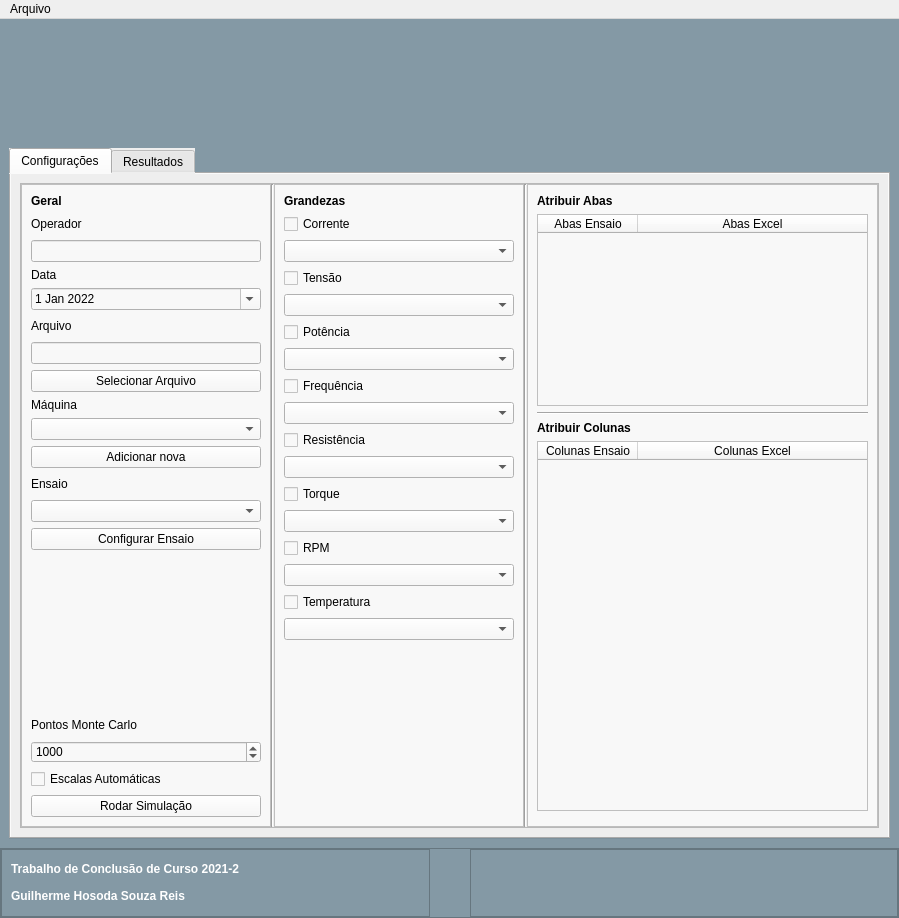
<?xml version="1.0" encoding="UTF-8"?>
<ui version="4.0">
 <class>MainWindow</class>
 <widget class="QMainWindow" name="MainWindow">
  <property name="geometry">
   <rect>
    <x>0</x>
    <y>0</y>
    <width>899</width>
    <height>918</height>
   </rect>
  </property>
  <property name="windowTitle">
   <string>FEIMC</string>
  </property>
  <property name="windowIcon">
   <iconset>
    <normaloff>TCC VSCode/Imagens/logo.png</normaloff>TCC VSCode/Imagens/logo.png</iconset>
  </property>
  <widget class="QWidget" name="centralwidget">
   <layout class="QVBoxLayout" name="verticalLayout">
    <property name="spacing">
     <number>0</number>
    </property>
    <property name="leftMargin">
     <number>0</number>
    </property>
    <property name="topMargin">
     <number>0</number>
    </property>
    <property name="rightMargin">
     <number>0</number>
    </property>
    <property name="bottomMargin">
     <number>0</number>
    </property>
    <item>
     <widget class="QFrame" name="cabecalho">
      <property name="enabled">
       <bool>true</bool>
      </property>
      <property name="minimumSize">
       <size>
        <width>0</width>
        <height>120</height>
       </size>
      </property>
      <property name="maximumSize">
       <size>
        <width>16777215</width>
        <height>120</height>
       </size>
      </property>
      <property name="autoFillBackground">
       <bool>false</bool>
      </property>
      <property name="styleSheet">
       <string notr="true">background-color: rgb(132, 153, 165);</string>
      </property>
      <property name="frameShape">
       <enum>QFrame::NoFrame</enum>
      </property>
      <property name="frameShadow">
       <enum>QFrame::Raised</enum>
      </property>
      <layout class="QHBoxLayout" name="horizontalLayout_8">
       <item>
        <widget class="QLabel" name="logo">
         <property name="sizePolicy">
          <sizepolicy hsizetype="Fixed" vsizetype="Fixed">
           <horstretch>0</horstretch>
           <verstretch>0</verstretch>
          </sizepolicy>
         </property>
         <property name="minimumSize">
          <size>
           <width>300</width>
           <height>100</height>
          </size>
         </property>
         <property name="maximumSize">
          <size>
           <width>300</width>
           <height>100</height>
          </size>
         </property>
         <property name="text">
          <string/>
         </property>
         <property name="pixmap">
          <pixmap resource="Imagens/imagens.qrc">:/newPrefix/logo-feimc-escrita.png</pixmap>
         </property>
         <property name="scaledContents">
          <bool>true</bool>
         </property>
         <property name="alignment">
          <set>Qt::AlignLeading|Qt::AlignLeft|Qt::AlignVCenter</set>
         </property>
        </widget>
       </item>
       <item>
        <spacer name="horizontalSpacer">
         <property name="orientation">
          <enum>Qt::Horizontal</enum>
         </property>
         <property name="sizeHint" stdset="0">
          <size>
           <width>40</width>
           <height>20</height>
          </size>
         </property>
        </spacer>
       </item>
       <item>
        <widget class="QLabel" name="logo_2">
         <property name="sizePolicy">
          <sizepolicy hsizetype="Fixed" vsizetype="Fixed">
           <horstretch>0</horstretch>
           <verstretch>0</verstretch>
          </sizepolicy>
         </property>
         <property name="minimumSize">
          <size>
           <width>300</width>
           <height>100</height>
          </size>
         </property>
         <property name="maximumSize">
          <size>
           <width>300</width>
           <height>100</height>
          </size>
         </property>
         <property name="text">
          <string/>
         </property>
         <property name="pixmap">
          <pixmap resource="Imagens/imagens.qrc">:/newPrefix/grucad-01.png</pixmap>
         </property>
         <property name="scaledContents">
          <bool>true</bool>
         </property>
        </widget>
       </item>
      </layout>
     </widget>
    </item>
    <item>
     <widget class="QFrame" name="frame">
      <property name="styleSheet">
       <string notr="true">background-color: rgb(132, 153, 165);</string>
      </property>
      <property name="frameShape">
       <enum>QFrame::NoFrame</enum>
      </property>
      <property name="frameShadow">
       <enum>QFrame::Raised</enum>
      </property>
      <layout class="QVBoxLayout" name="verticalLayout_4">
       <item>
        <widget class="QTabWidget" name="tabWidget">
         <property name="sizePolicy">
          <sizepolicy hsizetype="Expanding" vsizetype="Expanding">
           <horstretch>0</horstretch>
           <verstretch>0</verstretch>
          </sizepolicy>
         </property>
         <property name="maximumSize">
          <size>
           <width>16777215</width>
           <height>16777215</height>
          </size>
         </property>
         <property name="autoFillBackground">
          <bool>false</bool>
         </property>
         <property name="styleSheet">
          <string notr="true">background-color: rgb(238, 238, 238);</string>
         </property>
         <property name="currentIndex">
          <number>0</number>
         </property>
         <widget class="QWidget" name="config">
          <attribute name="title">
           <string>Configurações</string>
          </attribute>
          <layout class="QHBoxLayout" name="horizontalLayout_2">
           <item>
            <widget class="QFrame" name="frame_config">
             <property name="sizePolicy">
              <sizepolicy hsizetype="Expanding" vsizetype="Expanding">
               <horstretch>0</horstretch>
               <verstretch>0</verstretch>
              </sizepolicy>
             </property>
             <property name="minimumSize">
              <size>
               <width>200</width>
               <height>300</height>
              </size>
             </property>
             <property name="styleSheet">
              <string notr="true"/>
             </property>
             <property name="frameShape">
              <enum>QFrame::StyledPanel</enum>
             </property>
             <property name="frameShadow">
              <enum>QFrame::Raised</enum>
             </property>
             <layout class="QHBoxLayout" name="horizontalLayout">
              <property name="spacing">
               <number>0</number>
              </property>
              <property name="leftMargin">
               <number>0</number>
              </property>
              <property name="topMargin">
               <number>0</number>
              </property>
              <property name="rightMargin">
               <number>0</number>
              </property>
              <property name="bottomMargin">
               <number>0</number>
              </property>
              <item>
               <widget class="QFrame" name="config_gerais">
                <property name="sizePolicy">
                 <sizepolicy hsizetype="Fixed" vsizetype="Ignored">
                  <horstretch>0</horstretch>
                  <verstretch>0</verstretch>
                 </sizepolicy>
                </property>
                <property name="minimumSize">
                 <size>
                  <width>250</width>
                  <height>0</height>
                 </size>
                </property>
                <property name="maximumSize">
                 <size>
                  <width>16777215</width>
                  <height>16777215</height>
                 </size>
                </property>
                <property name="styleSheet">
                 <string notr="true">background-color: rgb(248, 248, 248);</string>
                </property>
                <property name="frameShape">
                 <enum>QFrame::StyledPanel</enum>
                </property>
                <property name="frameShadow">
                 <enum>QFrame::Raised</enum>
                </property>
                <layout class="QVBoxLayout" name="verticalLayout_2">
                 <item>
                  <widget class="QLabel" name="l_geral">
                   <property name="whatsThis">
                    <string>&lt;html&gt;&lt;head/&gt;&lt;body&gt;&lt;p&gt;&lt;span style=&quot; font-weight:600;&quot;&gt;Grandezas&lt;/span&gt;&lt;/p&gt;&lt;/body&gt;&lt;/html&gt;</string>
                   </property>
                   <property name="text">
                    <string>&lt;html&gt;&lt;head/&gt;&lt;body&gt;&lt;p&gt;&lt;span style=&quot; font-weight:600;&quot;&gt;Geral&lt;/span&gt;&lt;/p&gt;&lt;/body&gt;&lt;/html&gt;</string>
                   </property>
                  </widget>
                 </item>
                 <item>
                  <widget class="QLabel" name="operador">
                   <property name="sizePolicy">
                    <sizepolicy hsizetype="Preferred" vsizetype="MinimumExpanding">
                     <horstretch>0</horstretch>
                     <verstretch>0</verstretch>
                    </sizepolicy>
                   </property>
                   <property name="maximumSize">
                    <size>
                     <width>16777215</width>
                     <height>20</height>
                    </size>
                   </property>
                   <property name="text">
                    <string>Operador</string>
                   </property>
                  </widget>
                 </item>
                 <item>
                  <widget class="QLineEdit" name="i_operador"/>
                 </item>
                 <item>
                  <widget class="QLabel" name="label">
                   <property name="text">
                    <string>Data</string>
                   </property>
                  </widget>
                 </item>
                 <item>
                  <widget class="QDateEdit" name="dateEdit">
                   <property name="dateTime">
                    <datetime>
                     <hour>0</hour>
                     <minute>0</minute>
                     <second>0</second>
                     <year>2022</year>
                     <month>1</month>
                     <day>1</day>
                    </datetime>
                   </property>
                   <property name="maximumDateTime">
                    <datetime>
                     <hour>23</hour>
                     <minute>59</minute>
                     <second>59</second>
                     <year>9999</year>
                     <month>12</month>
                     <day>31</day>
                    </datetime>
                   </property>
                   <property name="currentSection">
                    <enum>QDateTimeEdit::DaySection</enum>
                   </property>
                   <property name="calendarPopup">
                    <bool>true</bool>
                   </property>
                  </widget>
                 </item>
                 <item>
                  <widget class="QLabel" name="l_arquivo">
                   <property name="sizePolicy">
                    <sizepolicy hsizetype="Preferred" vsizetype="MinimumExpanding">
                     <horstretch>0</horstretch>
                     <verstretch>0</verstretch>
                    </sizepolicy>
                   </property>
                   <property name="maximumSize">
                    <size>
                     <width>16777215</width>
                     <height>20</height>
                    </size>
                   </property>
                   <property name="text">
                    <string>Arquivo</string>
                   </property>
                  </widget>
                 </item>
                 <item>
                  <widget class="QLineEdit" name="i_arquivo"/>
                 </item>
                 <item>
                  <widget class="QPushButton" name="b_arquivo">
                   <property name="text">
                    <string>Selecionar Arquivo</string>
                   </property>
                  </widget>
                 </item>
                 <item>
                  <widget class="QLabel" name="l_maquinas">
                   <property name="maximumSize">
                    <size>
                     <width>16777215</width>
                     <height>20</height>
                    </size>
                   </property>
                   <property name="text">
                    <string>Máquina</string>
                   </property>
                  </widget>
                 </item>
                 <item>
                  <widget class="QComboBox" name="c_maquina"/>
                 </item>
                 <item>
                  <widget class="QPushButton" name="b_maquina">
                   <property name="text">
                    <string>Adicionar nova</string>
                   </property>
                  </widget>
                 </item>
                 <item>
                  <widget class="QLabel" name="l_ensaio">
                   <property name="sizePolicy">
                    <sizepolicy hsizetype="Preferred" vsizetype="MinimumExpanding">
                     <horstretch>0</horstretch>
                     <verstretch>0</verstretch>
                    </sizepolicy>
                   </property>
                   <property name="maximumSize">
                    <size>
                     <width>16777215</width>
                     <height>20</height>
                    </size>
                   </property>
                   <property name="text">
                    <string>Ensaio</string>
                   </property>
                  </widget>
                 </item>
                 <item>
                  <widget class="QComboBox" name="c_ensaio"/>
                 </item>
                 <item>
                  <widget class="QPushButton" name="b_ensaio">
                   <property name="text">
                    <string>Configurar Ensaio</string>
                   </property>
                  </widget>
                 </item>
                 <item>
                  <spacer name="verticalSpacer">
                   <property name="orientation">
                    <enum>Qt::Vertical</enum>
                   </property>
                   <property name="sizeHint" stdset="0">
                    <size>
                     <width>20</width>
                     <height>40</height>
                    </size>
                   </property>
                  </spacer>
                 </item>
                 <item>
                  <widget class="QLabel" name="l_pontos">
                   <property name="sizePolicy">
                    <sizepolicy hsizetype="Preferred" vsizetype="MinimumExpanding">
                     <horstretch>0</horstretch>
                     <verstretch>0</verstretch>
                    </sizepolicy>
                   </property>
                   <property name="maximumSize">
                    <size>
                     <width>16777215</width>
                     <height>20</height>
                    </size>
                   </property>
                   <property name="text">
                    <string>Pontos Monte Carlo</string>
                   </property>
                  </widget>
                 </item>
                 <item>
                  <widget class="QSpinBox" name="s_pontos">
                   <property name="minimum">
                    <number>1</number>
                   </property>
                   <property name="maximum">
                    <number>10000</number>
                   </property>
                   <property name="value">
                    <number>1000</number>
                   </property>
                  </widget>
                 </item>
                 <item>
                  <widget class="QCheckBox" name="cb_escalas">
                   <property name="text">
                    <string>Escalas Automáticas</string>
                   </property>
                  </widget>
                 </item>
                 <item>
                  <widget class="QPushButton" name="b_start">
                   <property name="text">
                    <string>Rodar Simulação</string>
                   </property>
                  </widget>
                 </item>
                </layout>
               </widget>
              </item>
              <item>
               <widget class="Line" name="espaco_1">
                <property name="orientation">
                 <enum>Qt::Vertical</enum>
                </property>
               </widget>
              </item>
              <item>
               <widget class="QFrame" name="config_equip">
                <property name="sizePolicy">
                 <sizepolicy hsizetype="Fixed" vsizetype="Preferred">
                  <horstretch>0</horstretch>
                  <verstretch>0</verstretch>
                 </sizepolicy>
                </property>
                <property name="minimumSize">
                 <size>
                  <width>250</width>
                  <height>0</height>
                 </size>
                </property>
                <property name="styleSheet">
                 <string notr="true">background-color: rgb(248, 248, 248);</string>
                </property>
                <property name="frameShape">
                 <enum>QFrame::StyledPanel</enum>
                </property>
                <property name="frameShadow">
                 <enum>QFrame::Raised</enum>
                </property>
                <layout class="QVBoxLayout" name="verticalLayout_3">
                 <item>
                  <widget class="QLabel" name="l_grandezas">
                   <property name="whatsThis">
                    <string>&lt;html&gt;&lt;head/&gt;&lt;body&gt;&lt;p&gt;&lt;span style=&quot; font-weight:600;&quot;&gt;Grandezas&lt;/span&gt;&lt;/p&gt;&lt;/body&gt;&lt;/html&gt;</string>
                   </property>
                   <property name="text">
                    <string>&lt;html&gt;&lt;head/&gt;&lt;body&gt;&lt;p&gt;&lt;span style=&quot; font-weight:600;&quot;&gt;Grandezas&lt;/span&gt;&lt;/p&gt;&lt;/body&gt;&lt;/html&gt;</string>
                   </property>
                  </widget>
                 </item>
                 <item>
                  <widget class="QCheckBox" name="cb_corrente">
                   <property name="text">
                    <string>Corrente</string>
                   </property>
                  </widget>
                 </item>
                 <item>
                  <widget class="QComboBox" name="c_corrente"/>
                 </item>
                 <item>
                  <widget class="QCheckBox" name="cb_tensao">
                   <property name="text">
                    <string>Tensão</string>
                   </property>
                  </widget>
                 </item>
                 <item>
                  <widget class="QComboBox" name="c_tensao"/>
                 </item>
                 <item>
                  <widget class="QCheckBox" name="cb_potencia">
                   <property name="text">
                    <string>Potência</string>
                   </property>
                  </widget>
                 </item>
                 <item>
                  <widget class="QComboBox" name="c_potencia"/>
                 </item>
                 <item>
                  <widget class="QCheckBox" name="cb_frequencia">
                   <property name="text">
                    <string>Frequência</string>
                   </property>
                  </widget>
                 </item>
                 <item>
                  <widget class="QComboBox" name="c_frequencia"/>
                 </item>
                 <item>
                  <widget class="QCheckBox" name="cb_resistencia">
                   <property name="text">
                    <string>Resistência</string>
                   </property>
                  </widget>
                 </item>
                 <item>
                  <widget class="QComboBox" name="c_resistencia"/>
                 </item>
                 <item>
                  <widget class="QCheckBox" name="cb_torque">
                   <property name="text">
                    <string>Torque</string>
                   </property>
                  </widget>
                 </item>
                 <item>
                  <widget class="QComboBox" name="c_torque"/>
                 </item>
                 <item>
                  <widget class="QCheckBox" name="cb_rpm">
                   <property name="text">
                    <string>RPM</string>
                   </property>
                  </widget>
                 </item>
                 <item>
                  <widget class="QComboBox" name="c_rpm"/>
                 </item>
                 <item>
                  <widget class="QCheckBox" name="cb_temperatura">
                   <property name="text">
                    <string>Temperatura</string>
                   </property>
                  </widget>
                 </item>
                 <item>
                  <widget class="QComboBox" name="c_temperatura"/>
                 </item>
                 <item>
                  <spacer name="verticalSpacer_2">
                   <property name="orientation">
                    <enum>Qt::Vertical</enum>
                   </property>
                   <property name="sizeHint" stdset="0">
                    <size>
                     <width>20</width>
                     <height>250</height>
                    </size>
                   </property>
                  </spacer>
                 </item>
                </layout>
               </widget>
              </item>
              <item>
               <widget class="Line" name="espaco_2">
                <property name="orientation">
                 <enum>Qt::Vertical</enum>
                </property>
               </widget>
              </item>
              <item>
               <widget class="QFrame" name="config_dados">
                <property name="sizePolicy">
                 <sizepolicy hsizetype="Expanding" vsizetype="MinimumExpanding">
                  <horstretch>0</horstretch>
                  <verstretch>0</verstretch>
                 </sizepolicy>
                </property>
                <property name="minimumSize">
                 <size>
                  <width>200</width>
                  <height>0</height>
                 </size>
                </property>
                <property name="styleSheet">
                 <string notr="true">background-color: rgb(248, 248, 248);</string>
                </property>
                <property name="frameShape">
                 <enum>QFrame::StyledPanel</enum>
                </property>
                <property name="frameShadow">
                 <enum>QFrame::Raised</enum>
                </property>
                <layout class="QVBoxLayout" name="verticalLayout_5">
                 <property name="spacing">
                  <number>0</number>
                 </property>
                 <property name="leftMargin">
                  <number>0</number>
                 </property>
                 <property name="topMargin">
                  <number>0</number>
                 </property>
                 <property name="rightMargin">
                  <number>0</number>
                 </property>
                 <property name="bottomMargin">
                  <number>0</number>
                 </property>
                 <item>
                  <widget class="QScrollArea" name="scrollArea">
                   <property name="frameShape">
                    <enum>QFrame::NoFrame</enum>
                   </property>
                   <property name="horizontalScrollBarPolicy">
                    <enum>Qt::ScrollBarAlwaysOff</enum>
                   </property>
                   <property name="widgetResizable">
                    <bool>true</bool>
                   </property>
                   <widget class="QWidget" name="scrollAreaWidgetContents">
                    <property name="geometry">
                     <rect>
                      <x>0</x>
                      <y>0</y>
                      <width>347</width>
                      <height>641</height>
                     </rect>
                    </property>
                    <layout class="QVBoxLayout" name="verticalLayout_10">
                     <item>
                      <widget class="QLabel" name="l_at_abas">
                       <property name="sizePolicy">
                        <sizepolicy hsizetype="Preferred" vsizetype="Fixed">
                         <horstretch>0</horstretch>
                         <verstretch>0</verstretch>
                        </sizepolicy>
                       </property>
                       <property name="whatsThis">
                        <string>&lt;html&gt;&lt;head/&gt;&lt;body&gt;&lt;p&gt;&lt;span style=&quot; font-weight:600;&quot;&gt;Grandezas&lt;/span&gt;&lt;/p&gt;&lt;/body&gt;&lt;/html&gt;</string>
                       </property>
                       <property name="text">
                        <string>&lt;html&gt;&lt;head/&gt;&lt;body&gt;&lt;p&gt;&lt;span style=&quot; font-weight:600;&quot;&gt;Atribuir Abas&lt;/span&gt;&lt;/p&gt;&lt;/body&gt;&lt;/html&gt;</string>
                       </property>
                      </widget>
                     </item>
                     <item>
                      <widget class="QTableWidget" name="tw_abas">
                       <property name="sizePolicy">
                        <sizepolicy hsizetype="Expanding" vsizetype="Minimum">
                         <horstretch>0</horstretch>
                         <verstretch>0</verstretch>
                        </sizepolicy>
                       </property>
                       <attribute name="horizontalHeaderStretchLastSection">
                        <bool>true</bool>
                       </attribute>
                       <column>
                        <property name="text">
                         <string>Abas Ensaio</string>
                        </property>
                       </column>
                       <column>
                        <property name="text">
                         <string>Abas Excel</string>
                        </property>
                       </column>
                      </widget>
                     </item>
                     <item>
                      <widget class="Line" name="line_2">
                       <property name="orientation">
                        <enum>Qt::Horizontal</enum>
                       </property>
                      </widget>
                     </item>
                     <item>
                      <widget class="QLabel" name="l_at_col">
                       <property name="sizePolicy">
                        <sizepolicy hsizetype="Preferred" vsizetype="Fixed">
                         <horstretch>0</horstretch>
                         <verstretch>0</verstretch>
                        </sizepolicy>
                       </property>
                       <property name="whatsThis">
                        <string>&lt;html&gt;&lt;head/&gt;&lt;body&gt;&lt;p&gt;&lt;span style=&quot; font-weight:600;&quot;&gt;Grandezas&lt;/span&gt;&lt;/p&gt;&lt;/body&gt;&lt;/html&gt;</string>
                       </property>
                       <property name="text">
                        <string>&lt;html&gt;&lt;head/&gt;&lt;body&gt;&lt;p&gt;&lt;span style=&quot; font-weight:600;&quot;&gt;Atribuir Colunas&lt;/span&gt;&lt;/p&gt;&lt;/body&gt;&lt;/html&gt;</string>
                       </property>
                      </widget>
                     </item>
                     <item>
                      <widget class="QTableWidget" name="tw_colunas">
                       <property name="sizeAdjustPolicy">
                        <enum>QAbstractScrollArea::AdjustIgnored</enum>
                       </property>
                       <attribute name="horizontalHeaderStretchLastSection">
                        <bool>true</bool>
                       </attribute>
                       <column>
                        <property name="text">
                         <string>Colunas Ensaio</string>
                        </property>
                       </column>
                       <column>
                        <property name="text">
                         <string>Colunas Excel</string>
                        </property>
                       </column>
                      </widget>
                     </item>
                     <item>
                      <widget class="QWidget" name="w_abas" native="true"/>
                     </item>
                    </layout>
                   </widget>
                  </widget>
                 </item>
                </layout>
               </widget>
              </item>
             </layout>
            </widget>
           </item>
          </layout>
         </widget>
         <widget class="QWidget" name="resultados">
          <attribute name="title">
           <string>Resultados</string>
          </attribute>
          <layout class="QVBoxLayout" name="verticalLayout_6">
           <item>
            <widget class="QFrame" name="frame_4">
             <property name="frameShape">
              <enum>QFrame::StyledPanel</enum>
             </property>
             <property name="frameShadow">
              <enum>QFrame::Raised</enum>
             </property>
             <layout class="QHBoxLayout" name="horizontalLayout_4">
              <item>
               <widget class="QFrame" name="frame_2">
                <property name="maximumSize">
                 <size>
                  <width>200</width>
                  <height>16777215</height>
                 </size>
                </property>
                <property name="styleSheet">
                 <string notr="true">background-color: rgb(248, 248, 248);</string>
                </property>
                <property name="frameShape">
                 <enum>QFrame::StyledPanel</enum>
                </property>
                <property name="frameShadow">
                 <enum>QFrame::Raised</enum>
                </property>
                <layout class="QVBoxLayout" name="verticalLayout_7">
                 <item>
                  <widget class="QLabel" name="l_resultados">
                   <property name="whatsThis">
                    <string>&lt;html&gt;&lt;head/&gt;&lt;body&gt;&lt;p&gt;&lt;span style=&quot; font-weight:600;&quot;&gt;Grandezas&lt;/span&gt;&lt;/p&gt;&lt;/body&gt;&lt;/html&gt;</string>
                   </property>
                   <property name="text">
                    <string>&lt;html&gt;&lt;head/&gt;&lt;body&gt;&lt;p&gt;&lt;span style=&quot; font-weight:600;&quot;&gt;Apresentar no relatório&lt;/span&gt;&lt;/p&gt;&lt;/body&gt;&lt;/html&gt;</string>
                   </property>
                  </widget>
                 </item>
                 <item>
                  <widget class="QCheckBox" name="cb_violino">
                   <property name="text">
                    <string>ViollinPlot</string>
                   </property>
                  </widget>
                 </item>
                 <item>
                  <widget class="QCheckBox" name="cb_boxplot">
                   <property name="text">
                    <string>BoxPlot</string>
                   </property>
                  </widget>
                 </item>
                 <item>
                  <widget class="QCheckBox" name="cb_histograma_nominal">
                   <property name="text">
                    <string>Histograma (nominal apenas)</string>
                   </property>
                  </widget>
                 </item>
                 <item>
                  <widget class="QCheckBox" name="cb_histograma">
                   <property name="text">
                    <string>Histograma (todos)</string>
                   </property>
                  </widget>
                 </item>
                 <item>
                  <widget class="QCheckBox" name="cb_max_min">
                   <property name="text">
                    <string>Máximo e mínimo</string>
                   </property>
                  </widget>
                 </item>
                 <item>
                  <widget class="QCheckBox" name="cb_media">
                   <property name="text">
                    <string>Média</string>
                   </property>
                  </widget>
                 </item>
                 <item>
                  <widget class="QCheckBox" name="cb_moda">
                   <property name="text">
                    <string>Moda</string>
                   </property>
                  </widget>
                 </item>
                 <item>
                  <widget class="QCheckBox" name="cb_mediana">
                   <property name="text">
                    <string>Mediana</string>
                   </property>
                  </widget>
                 </item>
                 <item>
                  <widget class="QCheckBox" name="cb_desvio_padrao">
                   <property name="text">
                    <string>Desvio Padrão</string>
                   </property>
                  </widget>
                 </item>
                 <item>
                  <widget class="QCheckBox" name="cb_variancia">
                   <property name="text">
                    <string>Variância</string>
                   </property>
                  </widget>
                 </item>
                 <item>
                  <widget class="QCheckBox" name="cb_quartis">
                   <property name="text">
                    <string>Quartis</string>
                   </property>
                  </widget>
                 </item>
                 <item>
                  <spacer name="verticalSpacer_4">
                   <property name="orientation">
                    <enum>Qt::Vertical</enum>
                   </property>
                   <property name="sizeHint" stdset="0">
                    <size>
                     <width>20</width>
                     <height>344</height>
                    </size>
                   </property>
                  </spacer>
                 </item>
                 <item>
                  <widget class="QCheckBox" name="cb_todos_resultados">
                   <property name="text">
                    <string>Selecionar todos</string>
                   </property>
                  </widget>
                 </item>
                 <item>
                  <widget class="QPushButton" name="pushButton">
                   <property name="text">
                    <string>Gerar Relatório</string>
                   </property>
                  </widget>
                 </item>
                </layout>
               </widget>
              </item>
              <item>
               <widget class="Line" name="line">
                <property name="orientation">
                 <enum>Qt::Vertical</enum>
                </property>
               </widget>
              </item>
              <item>
               <widget class="QFrame" name="frame_3">
                <property name="styleSheet">
                 <string notr="true">background-color: rgb(248, 248, 248);</string>
                </property>
                <property name="frameShape">
                 <enum>QFrame::StyledPanel</enum>
                </property>
                <property name="frameShadow">
                 <enum>QFrame::Raised</enum>
                </property>
                <layout class="QVBoxLayout" name="verticalLayout_9">
                 <item>
                  <widget class="QWidget" name="w_resultado" native="true"/>
                 </item>
                </layout>
               </widget>
              </item>
             </layout>
            </widget>
           </item>
          </layout>
         </widget>
        </widget>
       </item>
      </layout>
     </widget>
    </item>
    <item>
     <widget class="QFrame" name="rodape">
      <property name="minimumSize">
       <size>
        <width>0</width>
        <height>70</height>
       </size>
      </property>
      <property name="maximumSize">
       <size>
        <width>16777215</width>
        <height>70</height>
       </size>
      </property>
      <property name="styleSheet">
       <string notr="true">background-color: rgb(132, 153, 165);</string>
      </property>
      <property name="frameShape">
       <enum>QFrame::StyledPanel</enum>
      </property>
      <property name="frameShadow">
       <enum>QFrame::Raised</enum>
      </property>
      <layout class="QHBoxLayout" name="horizontalLayout_9">
       <property name="spacing">
        <number>0</number>
       </property>
       <property name="leftMargin">
        <number>0</number>
       </property>
       <property name="topMargin">
        <number>0</number>
       </property>
       <property name="rightMargin">
        <number>0</number>
       </property>
       <property name="bottomMargin">
        <number>0</number>
       </property>
       <item>
        <widget class="QFrame" name="frame_6">
         <property name="frameShape">
          <enum>QFrame::StyledPanel</enum>
         </property>
         <property name="frameShadow">
          <enum>QFrame::Raised</enum>
         </property>
         <layout class="QVBoxLayout" name="verticalLayout_8">
          <item>
           <widget class="QLabel" name="l_rodape">
            <property name="whatsThis">
             <string>&lt;html&gt;&lt;head/&gt;&lt;body&gt;&lt;p&gt;&lt;span style=&quot; font-weight:600; color:#ffffff;&quot;&gt;Guilherme Hosoda Souza Reis&lt;/span&gt;&lt;/p&gt;&lt;p&gt;&lt;span style=&quot; font-weight:600; color:#ffffff;&quot;&gt;Trabalho de Conclusão de Curso 2021-2&lt;/span&gt;&lt;/p&gt;&lt;/body&gt;&lt;/html&gt;</string>
            </property>
            <property name="text">
             <string>&lt;html&gt;&lt;head/&gt;&lt;body&gt;&lt;p&gt;&lt;span style=&quot; font-weight:600; color:#ffffff;&quot;&gt;Trabalho de Conclusão de Curso 2021-2&lt;/span&gt;&lt;/p&gt;&lt;/body&gt;&lt;/html&gt;</string>
            </property>
           </widget>
          </item>
          <item>
           <widget class="QLabel" name="label_4">
            <property name="text">
             <string>&lt;html&gt;&lt;head/&gt;&lt;body&gt;&lt;p&gt;&lt;span style=&quot; font-weight:600; color:#ffffff;&quot;&gt;Guilherme Hosoda Souza Reis&lt;/span&gt;&lt;/p&gt;&lt;/body&gt;&lt;/html&gt;</string>
            </property>
           </widget>
          </item>
         </layout>
        </widget>
       </item>
       <item>
        <widget class="QLabel" name="logo_3">
         <property name="sizePolicy">
          <sizepolicy hsizetype="Fixed" vsizetype="Fixed">
           <horstretch>0</horstretch>
           <verstretch>0</verstretch>
          </sizepolicy>
         </property>
         <property name="minimumSize">
          <size>
           <width>40</width>
           <height>50</height>
          </size>
         </property>
         <property name="maximumSize">
          <size>
           <width>40</width>
           <height>50</height>
          </size>
         </property>
         <property name="text">
          <string/>
         </property>
         <property name="pixmap">
          <pixmap resource="Imagens/imagens.qrc">:/newPrefix/ufsc.png</pixmap>
         </property>
         <property name="scaledContents">
          <bool>true</bool>
         </property>
         <property name="alignment">
          <set>Qt::AlignHCenter|Qt::AlignTop</set>
         </property>
        </widget>
       </item>
       <item>
        <widget class="QFrame" name="frame_5">
         <property name="frameShape">
          <enum>QFrame::StyledPanel</enum>
         </property>
         <property name="frameShadow">
          <enum>QFrame::Raised</enum>
         </property>
        </widget>
       </item>
      </layout>
     </widget>
    </item>
   </layout>
   <zorder>rodape</zorder>
   <zorder>frame</zorder>
   <zorder>cabecalho</zorder>
  </widget>
  <widget class="QMenuBar" name="menubar">
   <property name="geometry">
    <rect>
     <x>0</x>
     <y>0</y>
     <width>899</width>
     <height>21</height>
    </rect>
   </property>
   <widget class="QMenu" name="menuArquivo">
    <property name="title">
     <string>Arquivo</string>
    </property>
    <addaction name="actionSalvar"/>
    <addaction name="separator"/>
    <addaction name="actionAbrir"/>
    <addaction name="actionNovo"/>
   </widget>
   <addaction name="menuArquivo"/>
  </widget>
  <action name="actionSalvar">
   <property name="text">
    <string>Salvar</string>
   </property>
  </action>
  <action name="actionAbrir">
   <property name="text">
    <string>Abrir</string>
   </property>
  </action>
  <action name="actionNovo">
   <property name="text">
    <string>Novo</string>
   </property>
  </action>
 </widget>
 <resources>
  <include location="Imagens/imagens.qrc"/>
 </resources>
 <connections/>
</ui>
